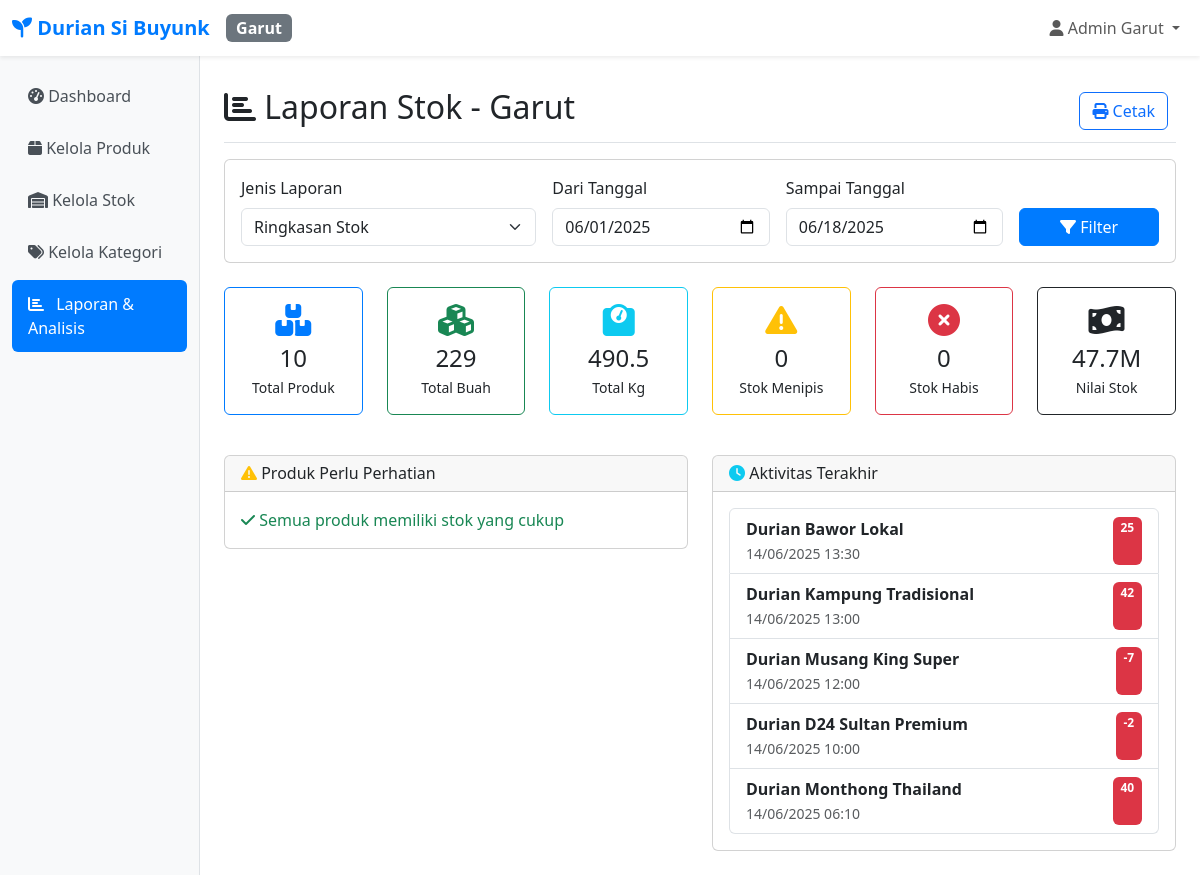
The page /cabang/garut/laporan/index.php (signed in) on the database its author committed.
### tables this page shows
CREATE TABLE `users` (
  `id` int(11) NOT NULL,
  `username` varchar(50) NOT NULL,
  `password` varchar(255) NOT NULL,
  `nama_lengkap` varchar(100) NOT NULL,
  `cabang_id` int(11) NOT NULL,
  `role` enum('admin') DEFAULT 'admin',
  `created_at` timestamp NOT NULL DEFAULT current_timestamp(),
  `updated_at` timestamp NOT NULL DEFAULT current_timestamp() ON UPDATE current_timestamp()
);

CREATE TABLE `cabang` (
  `id` int(11) NOT NULL,
  `nama_cabang` varchar(50) NOT NULL,
  `kode_cabang` varchar(10) NOT NULL,
  `alamat` text DEFAULT NULL,
  `telepon` varchar(20) DEFAULT NULL,
  `created_at` timestamp NOT NULL DEFAULT current_timestamp()
);

CREATE TABLE `stok_history` (
  `id` int(11) NOT NULL,
  `produk_id` int(11) NOT NULL,
  `cabang_id` int(11) NOT NULL,
  `cabang` enum('tasik','garut') NOT NULL COMMENT 'Branch identifier for weight functions',
  `jenis_transaksi` enum('masuk','keluar','penyesuaian') NOT NULL,
  `jumlah` int(11) NOT NULL,
  `jumlah_sebelum` int(11) DEFAULT 0 COMMENT 'Stock pieces before transaction',
  `jumlah_sesudah` int(11) DEFAULT 0 COMMENT 'Stock pieces after transaction',
  `selisih` int(11) DEFAULT 0 COMMENT 'Difference in pieces',
  `stok_sebelum` int(11) NOT NULL,
  `stok_sesudah` int(11) NOT NULL,
  `total_kg_sebelum` decimal(10,3) DEFAULT 0.000 COMMENT 'Total kg before transaction',
  `total_kg_sesudah` decimal(10,3) DEFAULT 0.000 COMMENT 'Total kg after transaction',
  `bobot_kg` decimal(8,3) DEFAULT 0.000 COMMENT 'Weight involved in this transaction',
  `jumlah_pcs` int(11) DEFAULT 0 COMMENT 'Pieces involved in this transaction',
  `harga_per_kg_saat_itu` decimal(12,2) DEFAULT 0.00 COMMENT 'Price per kg at transaction time',
  `keterangan` text DEFAULT NULL,
  `user_id` int(11) DEFAULT NULL,
  `created_at` timestamp NOT NULL DEFAULT current_timestamp()
);

CREATE TABLE `produk` (
  `id` int(11) NOT NULL,
  `nama_produk` varchar(200) NOT NULL,
  `kategori_id` int(11) DEFAULT NULL,
  `jenis_durian_id` int(11) DEFAULT NULL,
  `harga` decimal(12,2) NOT NULL,
  `harga_per_kg` decimal(12,2) DEFAULT 0.00 COMMENT 'Harga per kilogram',
  `stok_tasik` int(11) DEFAULT 0,
  `stok_garut` int(11) DEFAULT 0,
  `total_kg_tasik` decimal(10,3) DEFAULT 0.000 COMMENT 'Total berat stok Tasik dalam kg',
  `total_kg_garut` decimal(10,3) DEFAULT 0.000 COMMENT 'Total berat stok Garut dalam kg',
  `total_pcs_tasik` int(11) DEFAULT 0 COMMENT 'Total pieces Tasik',
  `total_pcs_garut` int(11) DEFAULT 0 COMMENT 'Total pieces Garut',
  `satuan` varchar(20) DEFAULT 'pcs',
  `deskripsi` text DEFAULT NULL,
  `gambar` varchar(255) DEFAULT NULL,
  `status` enum('aktif','nonaktif') DEFAULT 'aktif',
  `created_at` timestamp NOT NULL DEFAULT current_timestamp(),
  `updated_at` timestamp NOT NULL DEFAULT current_timestamp() ON UPDATE current_timestamp()
);

### cabang/garut/laporan/index.php (the view, shortened to what the rows shown need)
<?php
require_once __DIR__ . '/../../../includes/auth.php';
require_once __DIR__ . '/../../../includes/report_functions_simple.php';
$date_from = $_GET['date_from'] ?? date('Y-m-01');
$date_to = $_GET['date_to'] ?? date('Y-m-d');
$report_type = $_GET['report_type'] ?? 'summary';
try {
    $stock_movements = getStockMovementHistory('garut', $date_from, $date_to, 20);
} catch (Exception $e) {
    $error_message = "Error loading report: " . $e->getMessage();
}
include __DIR__ . '/../../../includes/header.php';
?>
<div class="d-flex justify-content-between flex-wrap flex-md-nowrap align-items-center pt-3 pb-2 mb-3 border-bottom">
    <h1 class="h2"><i class="fas fa-chart-bar"></i> Laporan Stok - Garut</h1>
</div>
<div class="printable-content">
<?php if ($report_type === 'movement'): ?>
    <div class="card">
        <div class="card-header">
            <h5 class="mb-0"><i class="fas fa-exchange-alt"></i> Pergerakan Stok (<?= date('d/m/Y', strtotime($date_from)) ?> - <?= date('d/m/Y', strtotime($date_to)) ?>)</h5>
        </div>
        <div class="card-body">
            <?php if (empty($stock_movements)): ?>
                <p class="text-muted text-center py-4">Tidak ada pergerakan stok dalam periode ini.</p>
            <?php else: ?>
                <div class="table-responsive">
                    <table class="table table-striped">
                        <thead>
                            <tr>
                                <th>Tanggal</th>
                                <th>Produk</th>
                                <th>Jenis</th>
                                <th>Sebelum</th>
                                <th>Sesudah</th>
                                <th>Selisih</th>
                                <th>Keterangan</th>
                            </tr>
                        </thead>
                        <tbody>
                            <?php foreach ($stock_movements as $movement): ?>
                                <tr>
                                    <td><?= date('d/m/Y H:i', strtotime($movement['created_at'])) ?></td>
                                    <td>
                                        <strong><?= htmlspecialchars($movement['nama_produk']) ?></strong>
                                        <?php if ($movement['nama_kategori']): ?>
                                            <br><small class="text-muted"><?= htmlspecialchars($movement['nama_kategori']) ?></small>
                                        <?php endif; ?>
                                    </td>
                                    <td>
                                        <?php if ($movement['jenis_pergerakan'] === 'masuk'): ?>
                                            <span class="badge bg-success">Masuk</span>
                                        <?php elseif ($movement['jenis_pergerakan'] === 'keluar'): ?>
                                            <span class="badge bg-danger">Keluar</span>
                                        <?php else: ?>
                                            <span class="badge bg-info"><?= ucfirst($movement['jenis_pergerakan']) ?></span>
                                        <?php endif; ?>
                                    </td>
                                    <td><?= $movement['jumlah_sebelum'] ?></td>
                                    <td><?= $movement['jumlah_sesudah'] ?></td>
                                    <td>
                                        <span class="<?= $movement['selisih'] > 0 ? 'text-success' : 'text-danger' ?>">
                                            <?= $movement['selisih'] > 0 ? '+' : '' ?><?= $movement['selisih'] ?>
                                        </span>
                                    </td>
                                    <td><?= htmlspecialchars($movement['keterangan']) ?></td>
                                </tr>
                            <?php endforeach; ?>
                        </tbody>
                    </table>
                </div>
            <?php endif; ?>
        </div>
    </div>
<?php else: ?>
    <div class="row">
        <div class="col-md-6 mb-4">
            <div class="card">
                <div class="card-body">
                    <?php if (empty($stock_movements)): ?>
                        <p class="text-muted mb-0">Belum ada aktivitas stok</p>
                    <?php else: ?>
                        <div class="list-group">
                            <?php foreach (array_slice($stock_movements, 0, 5) as $movement): ?>
                                <div class="list-group-item">
                                    <div class="d-flex justify-content-between">
                                        <div>
                                            <strong><?= htmlspecialchars($movement['nama_produk']) ?></strong>
                                            <br><small class="text-muted"><?= date('d/m/Y H:i', strtotime($movement['created_at'])) ?></small>
                                        </div>
                                        <span class="badge bg-<?= $movement['jenis_pergerakan'] === 'masuk' ? 'success' : 'danger' ?>">
                                            <?= $movement['jenis_pergerakan'] === 'masuk' ? '+' : '' ?><?= $movement['selisih'] ?>
                                        </span>
                                    </div>
                                </div>
                            <?php endforeach; ?>
                        </div>
                    <?php endif; ?>
                </div>
            </div>
        </div>
    </div>
<?php endif; ?>
</div>
</body>
</html>

### includes/header.php (shortened to what the rows shown need)
<?php
require_once __DIR__ . '/auth.php';
$currentUser = getCurrentUser();
$branchName = $currentUser ? $currentUser['nama_cabang'] : '';
?>
<!DOCTYPE html>
<html lang="id">
<head>
    <link href="https://cdn.jsdelivr.net/npm/bootstrap@5.3.0/dist/css/bootstrap.min.css" rel="stylesheet">
    <link href="https://cdnjs.cloudflare.com/ajax/libs/font-awesome/6.4.0/css/all.min.css" rel="stylesheet">
</head>
<body>
    <nav class="navbar navbar-expand-lg navbar-light bg-white shadow-sm">
        <div class="container-fluid">
            <a class="navbar-brand" href="dashboard.php">
                <i class="fas fa-seedling"></i> <?= APP_NAME ?>
            </a>
            <span class="badge bg-secondary fs-6"><?= $branchName ?></span>
            <div class="navbar-nav ms-auto">
                <div class="nav-item dropdown">
                    <a class="nav-link dropdown-toggle" href="#" id="navbarDropdown" role="button" data-bs-toggle="dropdown">
                        <i class="fas fa-user"></i> <?= $currentUser['nama_lengkap'] ?? 'User' ?>
                    </a>
                </div>
            </div>
        </div>
    </nav>
    <div class="container-fluid">
        <div class="row">
            <main class="col-md-9 ms-sm-auto col-lg-10 px-md-4">
                <div class="pt-3">

### rows shown on the page
users: cabang.nama_cabang "Garut", nama_lengkap "Admin Garut"
stok_history: produk.nama_produk "Durian Bawor Lokal", created_at "14/06/2025 13:30", selisih "25"
stok_history: produk.nama_produk "Durian Kampung Tradisional", created_at "14/06/2025 13:00", selisih "42"
stok_history: produk.nama_produk "Durian Musang King Super", created_at "14/06/2025 12:00", selisih "-7"
stok_history: produk.nama_produk "Durian D24 Sultan Premium", created_at "14/06/2025 10:00", selisih "-2"
stok_history: produk.nama_produk "Durian Monthong Thailand", created_at "14/06/2025 06:10", selisih "40"

### other values the page prints
APP_NAME "Durian Si Buyunk"
$summary['total_produk'] "10"
$summary['total_stok_buah'] "229"
$summary['total_stok_kg'] "490.5"
$summary['produk_menipis'] "0"
$summary['produk_habis'] "0"
$summary['total_nilai_stok']/1000000 "47.7"
